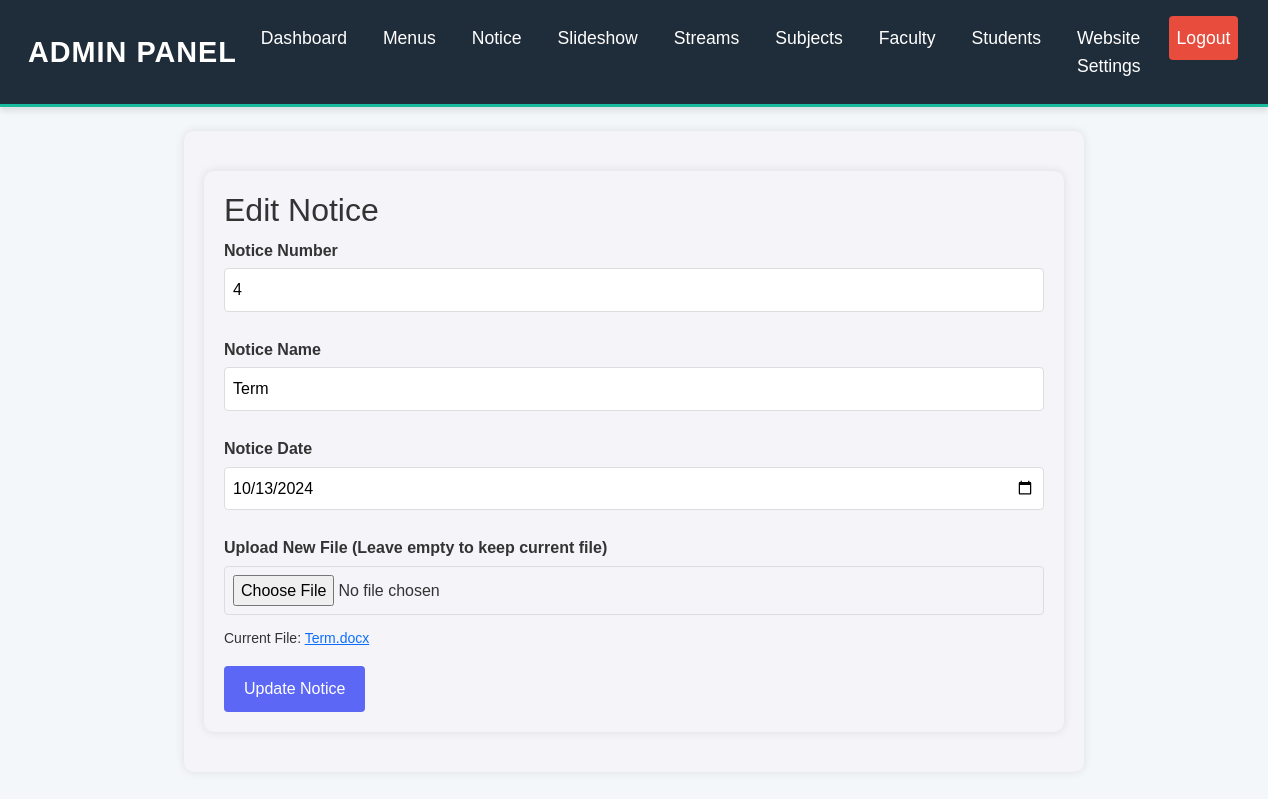
/admin/notice_edit.php?id=5 (signed in), run on the app's committed database.
### tables this page shows
CREATE TABLE `notice` (
  `id` int(11) NOT NULL,
  `notice_number` varchar(255) NOT NULL,
  `notice_name` varchar(255) NOT NULL,
  `notice_date` date NOT NULL,
  `notice_file` varchar(255) NOT NULL
);

### admin/notice_edit.php (the view, shortened to what this page needs)
<?php
include 'header.php';
if (isset($_GET['id'])) {
    $notice_id = intval($_GET['id']);
    $sql = "SELECT * FROM notice WHERE id = ?";
    $stmt = $conn->prepare($sql);
    $stmt->bind_param("i", $notice_id);
    $stmt->execute();
    $result = $stmt->get_result();
    if ($result->num_rows > 0) {
        $notice = $result->fetch_assoc();
    } else {
        echo "Notice not found.";
        exit;
    }
} else {
    echo "No notice ID provided.";
    exit;
}
?>
<!DOCTYPE html>
<html lang="en">
<head>
    <link href="https://cdnjs.cloudflare.com/ajax/libs/font-awesome/5.15.3/css/all.min.css" rel="stylesheet">
</head>
<body>
<div class="container">
    <h2>Edit Notice</h2>
    <form method="POST" enctype="multipart/form-data">
        <div class="form-group">
            <label for="notice_number">Notice Number</label>
            <input type="text" name="notice_number" id="notice_number" value="<?php echo $notice['notice_number']; ?>" required>
        </div>
        <div class="form-group">
            <label for="notice_name">Notice Name</label>
            <input type="text" name="notice_name" id="notice_name" value="<?php echo $notice['notice_name']; ?>" required>
        </div>
        <div class="form-group">
            <label for="notice_date">Notice Date</label>
            <input type="date" name="notice_date" id="notice_date" value="<?php echo $notice['notice_date']; ?>" required>
        </div>
        <div class="form-group">
            <label for="notice_file">Upload New File (Leave empty to keep current file)</label>
            <input type="file" name="notice_file" id="notice_file" accept=".pdf,.doc,.docx,.jpg,.jpeg,.png,.xlsx,.pptx">
            <br>
            <small>Current File: <a href="<?php echo $notice['notice_file']; ?>" target="_blank"><?php echo basename($notice['notice_file']); ?></a></small>
        </div>
        <button type="submit">Update Notice</button>
    </form>
</div>
</body>
</html>

### admin/styles.css (style rules this page uses)
body { font-family: sans-serif; line-height: 1.6; color: #333; background-color: #f4f4f4; }
.container { max-width: 960px; margin: 20px auto; padding: 20px; background: #fff; box-shadow: 0 0 10px rgba(0, 0, 0, 0.1); border-radius: 8px; }
h2, h3 { color: #333; }
.form-group { margin-bottom: 15px; }
label { display: block; margin-bottom: 5px; }
input, textarea, select { width: 100%; padding: 10px; border: 1px solid #ddd; border-radius: 4px; box-sizing: border-box; }
button { background-color: #6c757d; color: white; padding: 8px 15px; border: none; border-radius: 4px; cursor: pointer; transition: background-color 0.3s ease; }
body { font-family: Arial, sans-serif; background-color: #f4f7fa; color: #333; }
.container { margin-top: 30px; }

### admin/notice_edit.php (style rules this page uses)
body { font-family: Arial, sans-serif; }
.container { max-width: 900px; margin: 20px auto; padding: 20px; background-color: #f4f4f9; border-radius: 10px; }
.form-group { margin-bottom: 15px; }
label { display: block; font-weight: bold; margin-bottom: 5px; }
input[type="text"], input[type="date"], input[type="file"] { width: 100%; padding: 8px; margin-bottom: 10px; }
button { padding: 10px 20px; background-color: #5c67f5; color: white; border: none; cursor: pointer; }

### data on the page
notice: notice_number "4", notice_name "Term", notice_date "10/13/2024", notice_file "Term.docx"
